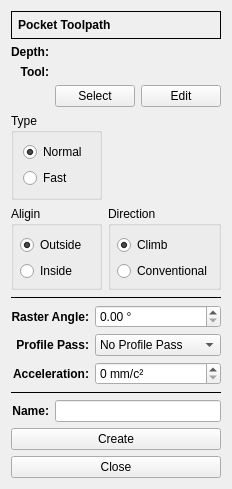
<?xml version="1.0" encoding="UTF-8"?>
<ui version="4.0">
 <class>PocketRasterForm</class>
 <widget class="QWidget" name="PocketRasterForm">
  <property name="geometry">
   <rect>
    <x>0</x>
    <y>0</y>
    <width>219</width>
    <height>455</height>
   </rect>
  </property>
  <property name="windowTitle">
   <string>Form</string>
  </property>
  <layout class="QFormLayout" name="formLayout">
   <property name="labelAlignment">
    <set>Qt::AlignRight|Qt::AlignTrailing|Qt::AlignVCenter</set>
   </property>
   <item row="0" column="0" colspan="2">
    <widget class="QFrame" name="frame">
     <property name="enabled">
      <bool>true</bool>
     </property>
     <property name="sizePolicy">
      <sizepolicy hsizetype="Preferred" vsizetype="Fixed">
       <horstretch>0</horstretch>
       <verstretch>0</verstretch>
      </sizepolicy>
     </property>
     <property name="frameShape">
      <enum>QFrame::Box</enum>
     </property>
     <property name="frameShadow">
      <enum>QFrame::Plain</enum>
     </property>
     <layout class="QVBoxLayout" name="verticalLayout_2">
      <property name="leftMargin">
       <number>6</number>
      </property>
      <property name="topMargin">
       <number>6</number>
      </property>
      <property name="rightMargin">
       <number>6</number>
      </property>
      <property name="bottomMargin">
       <number>6</number>
      </property>
      <item>
       <widget class="QLabel" name="label">
        <property name="enabled">
         <bool>true</bool>
        </property>
        <property name="font">
         <font>
          <weight>75</weight>
          <bold>true</bold>
         </font>
        </property>
        <property name="text">
         <string>Pocket Toolpath</string>
        </property>
       </widget>
      </item>
     </layout>
    </widget>
   </item>
   <item row="1" column="0">
    <widget class="QLabel" name="label_2">
     <property name="enabled">
      <bool>true</bool>
     </property>
     <property name="sizePolicy">
      <sizepolicy hsizetype="MinimumExpanding" vsizetype="Preferred">
       <horstretch>0</horstretch>
       <verstretch>0</verstretch>
      </sizepolicy>
     </property>
     <property name="font">
      <font>
       <weight>75</weight>
       <bold>true</bold>
      </font>
     </property>
     <property name="text">
      <string>Depth:</string>
     </property>
     <property name="alignment">
      <set>Qt::AlignRight|Qt::AlignTrailing|Qt::AlignVCenter</set>
     </property>
    </widget>
   </item>
   <item row="1" column="1">
    <widget class="DepthForm" name="dsbxDepth" native="true">
     <property name="enabled">
      <bool>true</bool>
     </property>
    </widget>
   </item>
   <item row="2" column="0">
    <widget class="QLabel" name="label_3">
     <property name="enabled">
      <bool>true</bool>
     </property>
     <property name="sizePolicy">
      <sizepolicy hsizetype="MinimumExpanding" vsizetype="Preferred">
       <horstretch>0</horstretch>
       <verstretch>0</verstretch>
      </sizepolicy>
     </property>
     <property name="font">
      <font>
       <weight>75</weight>
       <bold>true</bold>
      </font>
     </property>
     <property name="text">
      <string>Tool:</string>
     </property>
     <property name="alignment">
      <set>Qt::AlignRight|Qt::AlignTrailing|Qt::AlignVCenter</set>
     </property>
    </widget>
   </item>
   <item row="2" column="1">
    <widget class="ToolName" name="toolName" native="true"/>
   </item>
   <item row="3" column="1">
    <layout class="QHBoxLayout" name="horizontalLayout">
     <item>
      <widget class="QPushButton" name="pbSelect">
       <property name="enabled">
        <bool>true</bool>
       </property>
       <property name="text">
        <string>Select</string>
       </property>
      </widget>
     </item>
     <item>
      <widget class="QPushButton" name="pbEdit">
       <property name="enabled">
        <bool>true</bool>
       </property>
       <property name="text">
        <string>Edit</string>
       </property>
      </widget>
     </item>
    </layout>
   </item>
   <item row="4" column="0" colspan="2">
    <layout class="QGridLayout" name="gridLayout">
     <item row="2" column="0">
      <widget class="QGroupBox" name="groupBox_4">
       <property name="enabled">
        <bool>true</bool>
       </property>
       <property name="title">
        <string>Aligin</string>
       </property>
       <layout class="QVBoxLayout" name="verticalLayout_5">
        <property name="leftMargin">
         <number>6</number>
        </property>
        <property name="topMargin">
         <number>9</number>
        </property>
        <property name="rightMargin">
         <number>6</number>
        </property>
        <property name="bottomMargin">
         <number>6</number>
        </property>
        <item>
         <widget class="QRadioButton" name="rbOutside">
          <property name="enabled">
           <bool>true</bool>
          </property>
          <property name="text">
           <string>Outside</string>
          </property>
          <property name="checked">
           <bool>true</bool>
          </property>
         </widget>
        </item>
        <item>
         <widget class="QRadioButton" name="rbInside">
          <property name="enabled">
           <bool>true</bool>
          </property>
          <property name="text">
           <string>Inside</string>
          </property>
         </widget>
        </item>
       </layout>
      </widget>
     </item>
     <item row="2" column="1">
      <widget class="QGroupBox" name="groupBox_2">
       <property name="enabled">
        <bool>true</bool>
       </property>
       <property name="title">
        <string>Direction</string>
       </property>
       <layout class="QVBoxLayout" name="verticalLayout_4">
        <property name="leftMargin">
         <number>6</number>
        </property>
        <property name="topMargin">
         <number>9</number>
        </property>
        <property name="rightMargin">
         <number>6</number>
        </property>
        <property name="bottomMargin">
         <number>6</number>
        </property>
        <item>
         <widget class="QRadioButton" name="rbClimb">
          <property name="enabled">
           <bool>true</bool>
          </property>
          <property name="text">
           <string>Climb</string>
          </property>
          <property name="checked">
           <bool>true</bool>
          </property>
         </widget>
        </item>
        <item>
         <widget class="QRadioButton" name="rbConventional">
          <property name="enabled">
           <bool>true</bool>
          </property>
          <property name="text">
           <string>Conventional</string>
          </property>
         </widget>
        </item>
       </layout>
      </widget>
     </item>
     <item row="1" column="1">
      <widget class="QLabel" name="lblPixmap">
       <property name="enabled">
        <bool>true</bool>
       </property>
       <property name="minimumSize">
        <size>
         <width>75</width>
         <height>75</height>
        </size>
       </property>
       <property name="text">
        <string/>
       </property>
       <property name="pixmap">
        <pixmap>:/toolpath/offset_climb.png</pixmap>
       </property>
       <property name="alignment">
        <set>Qt::AlignCenter</set>
       </property>
      </widget>
     </item>
     <item row="1" column="0">
      <widget class="QGroupBox" name="groupBox">
       <property name="title">
        <string>Type</string>
       </property>
       <layout class="QVBoxLayout" name="verticalLayout">
        <item>
         <widget class="QRadioButton" name="rbNormal">
          <property name="text">
           <string>Normal</string>
          </property>
          <property name="checked">
           <bool>true</bool>
          </property>
         </widget>
        </item>
        <item>
         <widget class="QRadioButton" name="rbFast">
          <property name="text">
           <string>Fast</string>
          </property>
         </widget>
        </item>
       </layout>
      </widget>
     </item>
    </layout>
   </item>
   <item row="5" column="0" colspan="2">
    <widget class="Line" name="line_3">
     <property name="frameShadow">
      <enum>QFrame::Plain</enum>
     </property>
     <property name="orientation">
      <enum>Qt::Horizontal</enum>
     </property>
    </widget>
   </item>
   <item row="6" column="0" colspan="2">
    <layout class="QFormLayout" name="formLayout_2">
     <property name="labelAlignment">
      <set>Qt::AlignRight|Qt::AlignTrailing|Qt::AlignVCenter</set>
     </property>
     <property name="leftMargin">
      <number>0</number>
     </property>
     <property name="topMargin">
      <number>0</number>
     </property>
     <property name="rightMargin">
      <number>0</number>
     </property>
     <property name="bottomMargin">
      <number>0</number>
     </property>
     <item row="0" column="0">
      <widget class="QLabel" name="labelAngle">
       <property name="enabled">
        <bool>true</bool>
       </property>
       <property name="font">
        <font>
         <weight>75</weight>
         <bold>true</bold>
        </font>
       </property>
       <property name="text">
        <string>Raster Angle:</string>
       </property>
       <property name="alignment">
        <set>Qt::AlignRight|Qt::AlignTrailing|Qt::AlignVCenter</set>
       </property>
      </widget>
     </item>
     <item row="1" column="0">
      <widget class="QLabel" name="labelPass">
       <property name="enabled">
        <bool>true</bool>
       </property>
       <property name="font">
        <font>
         <weight>75</weight>
         <bold>true</bold>
        </font>
       </property>
       <property name="text">
        <string>Profile Pass:</string>
       </property>
       <property name="alignment">
        <set>Qt::AlignRight|Qt::AlignTrailing|Qt::AlignVCenter</set>
       </property>
      </widget>
     </item>
     <item row="2" column="0">
      <widget class="QLabel" name="labelAcc">
       <property name="font">
        <font>
         <weight>75</weight>
         <bold>true</bold>
        </font>
       </property>
       <property name="text">
        <string>Acceleration:</string>
       </property>
       <property name="alignment">
        <set>Qt::AlignRight|Qt::AlignTrailing|Qt::AlignVCenter</set>
       </property>
      </widget>
     </item>
     <item row="0" column="1">
      <widget class="DoubleSpinBox" name="dsbxAngle">
       <property name="enabled">
        <bool>true</bool>
       </property>
       <property name="suffix">
        <string> °</string>
       </property>
       <property name="maximum">
        <double>180.000000000000000</double>
       </property>
      </widget>
     </item>
     <item row="1" column="1">
      <widget class="QComboBox" name="cbxPass">
       <property name="enabled">
        <bool>true</bool>
       </property>
       <item>
        <property name="text">
         <string>No Profile Pass</string>
        </property>
       </item>
       <item>
        <property name="text">
         <string>First</string>
        </property>
       </item>
       <item>
        <property name="text">
         <string>Last</string>
        </property>
       </item>
      </widget>
     </item>
     <item row="2" column="1">
      <widget class="DoubleSpinBox" name="dsbxAcc">
       <property name="suffix">
        <string> mm/c²</string>
       </property>
       <property name="decimals">
        <number>0</number>
       </property>
       <property name="maximum">
        <double>10000.000000000000000</double>
       </property>
      </widget>
     </item>
    </layout>
   </item>
   <item row="7" column="0" colspan="2">
    <widget class="Line" name="line_2">
     <property name="enabled">
      <bool>true</bool>
     </property>
     <property name="frameShadow">
      <enum>QFrame::Plain</enum>
     </property>
     <property name="orientation">
      <enum>Qt::Horizontal</enum>
     </property>
    </widget>
   </item>
   <item row="8" column="1">
    <widget class="QLineEdit" name="leName">
     <property name="enabled">
      <bool>true</bool>
     </property>
    </widget>
   </item>
   <item row="8" column="0">
    <widget class="QLabel" name="label_6">
     <property name="enabled">
      <bool>true</bool>
     </property>
     <property name="sizePolicy">
      <sizepolicy hsizetype="MinimumExpanding" vsizetype="Preferred">
       <horstretch>0</horstretch>
       <verstretch>0</verstretch>
      </sizepolicy>
     </property>
     <property name="font">
      <font>
       <weight>75</weight>
       <bold>true</bold>
      </font>
     </property>
     <property name="text">
      <string>Name:</string>
     </property>
     <property name="alignment">
      <set>Qt::AlignRight|Qt::AlignTrailing|Qt::AlignVCenter</set>
     </property>
    </widget>
   </item>
   <item row="9" column="0" colspan="2">
    <widget class="QPushButton" name="pbCreate">
     <property name="enabled">
      <bool>true</bool>
     </property>
     <property name="text">
      <string>Create</string>
     </property>
    </widget>
   </item>
   <item row="10" column="0" colspan="2">
    <widget class="QPushButton" name="pbClose">
     <property name="enabled">
      <bool>true</bool>
     </property>
     <property name="text">
      <string>Close</string>
     </property>
    </widget>
   </item>
  </layout>
 </widget>
 <customwidgets>
  <customwidget>
   <class>DoubleSpinBox</class>
   <extends>QDoubleSpinBox</extends>
   <header>doublespinbox.h</header>
  </customwidget>
  <customwidget>
   <class>DepthForm</class>
   <extends>QWidget</extends>
   <header>forms/depthform.h</header>
   <container>1</container>
  </customwidget>
  <customwidget>
   <class>ToolName</class>
   <extends>QWidget</extends>
   <header>forms/toolname.h</header>
   <container>1</container>
  </customwidget>
 </customwidgets>
 <resources/>
 <connections/>
</ui>
